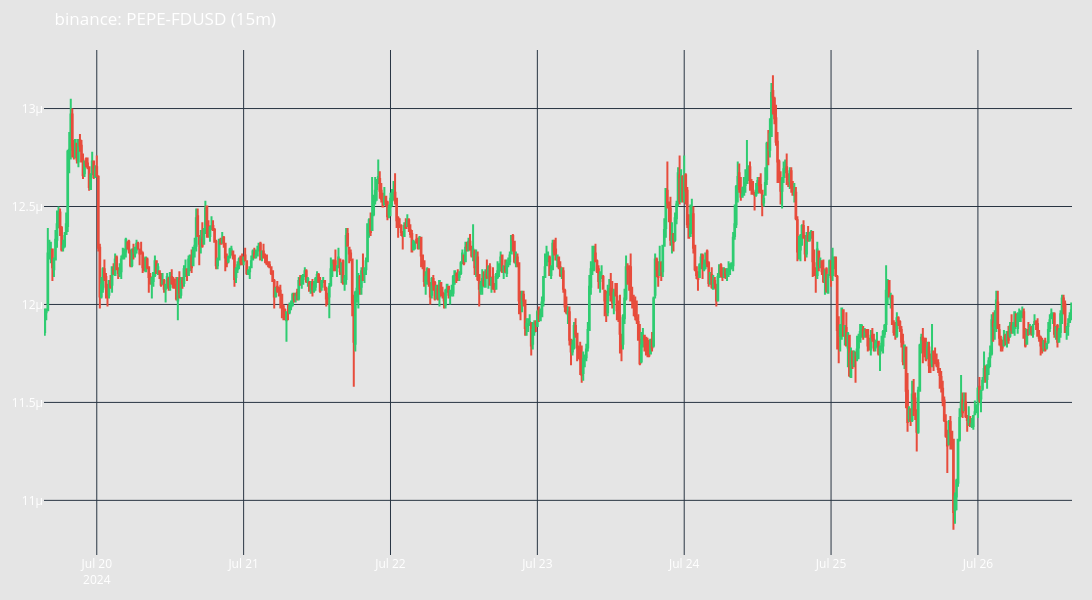

The cell this chart's notebook holds for it:
### Code cell
# We are going to visualize one of the candles
candles_example = market_configs[0]["candles"]
candles_example.plot("candles")

### Figure 1 — Plotly figure (JSON) as saved in the notebook; plotly's stock layout.template omitted (floating-point values rounded to 4 significant figures; data arrays with more than 128 entries replaced by an {"elided": "..."} marker saying what was removed)
{"data": [{"close": {"elided": "672 float values"}, "decreasing": {"line": {"color": "#E74C3C"}}, "high": {"elided": "672 float values"}, "increasing": {"line": {"color": "#2ECC71"}}, "low": {"elided": "672 float values"}, "name": "Candlesticks", "open": {"elided": "672 float values"}, "type": "candlestick", "x": {"elided": "672 str values"}}], "layout": {"font": {"color": "white", "size": 12}, "height": 600, "hovermode": "x unified", "margin": {"b": 20, "l": 20, "r": 20, "t": 50}, "paper_bgcolor": "rgba(0, 0, 0, 0.1)", "plot_bgcolor": "rgba(0, 0, 0, 0)", "showlegend": false, "title": {"text": "binance: PEPE-FDUSD (15m)"}, "width": 1200, "xaxis": {"autorange": true, "range": ["2024-07-19 15:22:30", "2024-07-26 15:22:30"], "rangeslider": {"visible": false, "yaxis": {}}, "type": "date"}, "yaxis": {"autorange": true, "range": [1.072e-05, 1.33e-05]}}}
